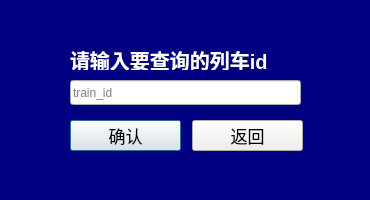
<?xml version="1.0" encoding="UTF-8"?>
<ui version="4.0">
 <class>queryTrainDialog</class>
 <widget class="QDialog" name="queryTrainDialog">
  <property name="geometry">
   <rect>
    <x>0</x>
    <y>0</y>
    <width>370</width>
    <height>200</height>
   </rect>
  </property>
  <property name="minimumSize">
   <size>
    <width>370</width>
    <height>200</height>
   </size>
  </property>
  <property name="maximumSize">
   <size>
    <width>370</width>
    <height>200</height>
   </size>
  </property>
  <property name="sizeIncrement">
   <size>
    <width>370</width>
    <height>200</height>
   </size>
  </property>
  <property name="windowTitle">
   <string>queryTrain</string>
  </property>
  <property name="styleSheet">
   <string notr="true">
QLabel {
	font: 9pt &quot;幼圆&quot;;
	font-size:20px;
	font-weight:bold;
	color:black;
}

QPushButton {
	font: 9pt &quot;黑体&quot;;
	font-size:17px;
	color:black;
}
QDialog {
	background-color:navy;
}
QLabel {
	color:white;
}</string>
  </property>
  <widget class="QLabel" name="label">
   <property name="geometry">
    <rect>
     <x>70</x>
     <y>50</y>
     <width>241</width>
     <height>20</height>
    </rect>
   </property>
   <property name="text">
    <string>请输入要查询的列车id</string>
   </property>
  </widget>
  <widget class="QPushButton" name="confirmButton">
   <property name="geometry">
    <rect>
     <x>70</x>
     <y>120</y>
     <width>111</width>
     <height>31</height>
    </rect>
   </property>
   <property name="text">
    <string>确认</string>
   </property>
  </widget>
  <widget class="QPushButton" name="backButton">
   <property name="geometry">
    <rect>
     <x>192</x>
     <y>120</y>
     <width>111</width>
     <height>31</height>
    </rect>
   </property>
   <property name="text">
    <string>返回</string>
   </property>
  </widget>
  <widget class="QLineEdit" name="lineEdit">
   <property name="geometry">
    <rect>
     <x>70</x>
     <y>80</y>
     <width>231</width>
     <height>25</height>
    </rect>
   </property>
   <property name="placeholderText">
    <string>train_id</string>
   </property>
  </widget>
 </widget>
 <resources/>
 <connections>
  <connection>
   <sender>backButton</sender>
   <signal>clicked()</signal>
   <receiver>queryTrainDialog</receiver>
   <slot>close()</slot>
   <hints>
    <hint type="sourcelabel">
     <x>264</x>
     <y>246</y>
    </hint>
    <hint type="destinationlabel">
     <x>469</x>
     <y>243</y>
    </hint>
   </hints>
  </connection>
 </connections>
</ui>
